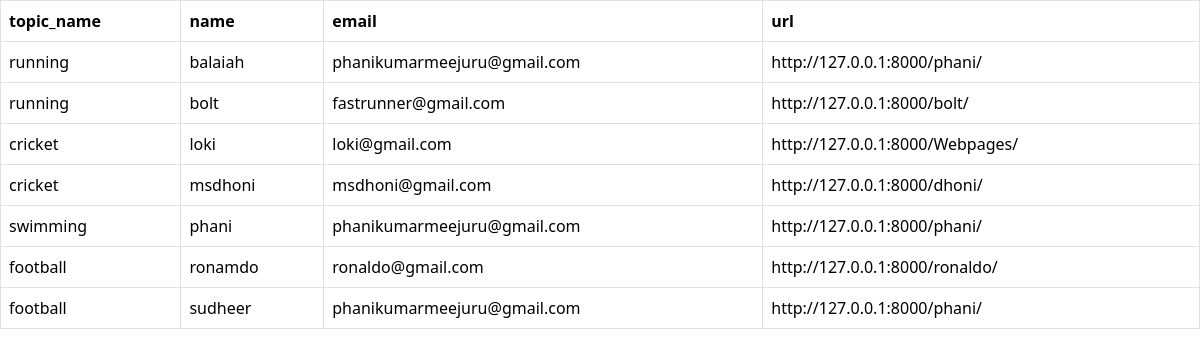
The page /tables_update/ on the database its author committed.
### app/models.py (models this page shows, shortened)
class Webpage(models.Model):
    topic_name = models.ForeignKey(Topic,on_delete=models.CASCADE)
    name = models.CharField(max_length=100)
    email = models.EmailField()
    url = models.URLField()

class Topic(models.Model):
    topic_name = models.CharField(max_length=100,primary_key=True)
    def __str__(self):
        return self.topic_name

### app/views.py (the view)
# urls.py: path('tables_update/',tables_update,name = 'tables_update'),
def tables_update(request):
    Webpage.objects.filter(name = 'bolt').update(email = 'fastrunner@gmail.com')
    LPGS = Webpage.objects.all().order_by('name')
    d = {'LPGS': LPGS}
    return render(request,'tables_uptate.html',d)

### templates/tables_uptate.html (shortened to what this page needs)
<!DOCTYPE html>
<html lang="en">
<head>
    <link href="https://cdn.jsdelivr.net/npm/bootstrap@5.3.3/dist/css/bootstrap.min.css" rel="stylesheet">
</head>
<body>
    <table class="table table-bordered">
        <center>
            <tr>
                <th>topic_name</th>
                <th>name</th>
                <th>email</th>
                <th>url</th>
            </tr>
            {% for pn in LPGS %}
            <tr>
                <td>{{ pn.topic_name}}</td>
                <td>{{pn.name}}</td>
                <td>{{pn.email}}</td>
                <td>{{pn.url}}</td>
            </tr>
            {% endfor %}
        </center>
    </table>
</body>
</html>

### rows shown on the page
Webpage: topic_name "running", name "balaiah", email "phanikumarmeejuru@gmail.com", url "http://127.0.0.1:8000/phani/"
Webpage: topic_name "running", name "bolt", email "fastrunner@gmail.com", url "http://127.0.0.1:8000/bolt/"
Webpage: topic_name "cricket", name "loki", email "loki@gmail.com", url "http://127.0.0.1:8000/Webpages/"
Webpage: topic_name "cricket", name "msdhoni", email "msdhoni@gmail.com", url "http://127.0.0.1:8000/dhoni/"
Webpage: topic_name "swimming", name "phani", email "phanikumarmeejuru@gmail.com", url "http://127.0.0.1:8000/phani/"
Webpage: topic_name "football", name "ronamdo", email "ronaldo@gmail.com", url "http://127.0.0.1:8000/ronaldo/"
Webpage: topic_name "football", name "sudheer", email "phanikumarmeejuru@gmail.com", url "http://127.0.0.1:8000/phani/"
